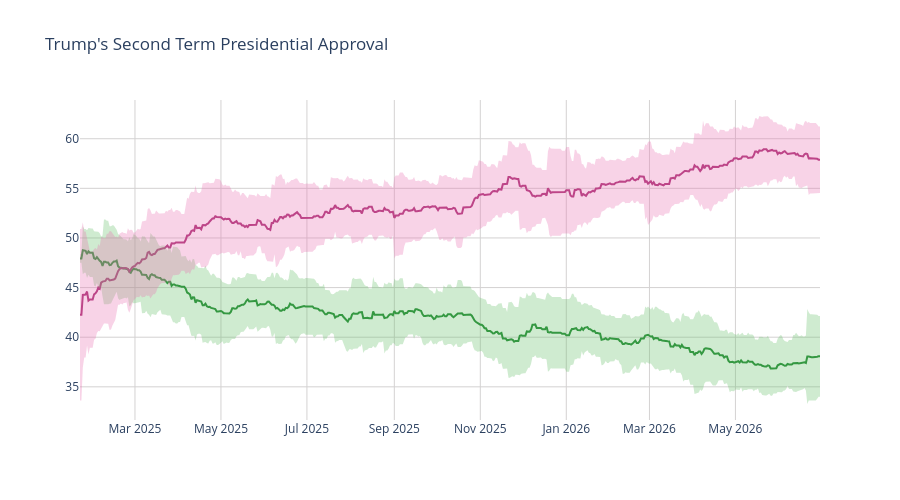

The code cell stored with this chart in its notebook:
### Code cell
disappr_ci_hex = "#e86eaf"
appr_ci_hex = "#60be65"
disappr_ci_rgba = "rgba(232, 110, 175, 0.3)"
appr_ci_rgba = "rgba(96, 190, 101, 0.3)"
grid_col = "#d4d2d2"


# Approve
fig = go.Figure(go.Scatter(
    x=pres['end_date'],
    y=pres['approve'],
    hovertemplate="%{y:.2f}%",
    name="<b>Approve</b>",
    line=dict(color="#228833"),
    showlegend=False
))

# Disapprove
fig.add_trace(go.Scatter(
    x=pres['end_date'],
    y=pres['disapprove'],
    hovertemplate="%{y:.2f}%",
    name="<b>Disapprove</b>",
    line=dict(color="#aa3377"),
    showlegend=False
    )
)

# Approve CI
fig.add_traces([

    # Upper bound
    go.Scatter(
        x=pres['end_date'],
        y=pres['approve_upper_ci'],
        marker=dict(color=appr_ci_hex),
        line=dict(width=0),
        mode='lines',
        showlegend=False,
        hoverinfo="skip"
    ),

    # Lower bound
    go.Scatter(
        x=pres['end_date'],
        y=pres['approve_lower_ci'],
        marker=dict(color=appr_ci_hex),
        line=dict(width=0),
        mode='lines',
        fillcolor=appr_ci_rgba,
        fill="tonexty",
        showlegend=False,
        hoverinfo="skip"
    )
])

# Disapprove CI
fig.add_traces([

    # Upper bound
    go.Scatter(
        x=pres['end_date'],
        y=pres['disapprove_upper_ci'],
        marker=dict(color=disappr_ci_hex),
        line=dict(width=0),
        mode='lines',
        showlegend=False,
        hoverinfo="skip"
    ),

    # Lower bound
    go.Scatter(
        x=pres['end_date'],
        y=pres['disapprove_lower_ci'],
        marker=dict(color=disappr_ci_hex),
        line=dict(width=0),
        mode='lines',
        fillcolor=disappr_ci_rgba,
        fill="tonexty",
        showlegend=False,
        hoverinfo="skip"
    )
])

fig.update_layout(
    title=dict(text="Trump's Second Term Presidential Approval"),
    hovermode="x"
)

fig.update_xaxes(gridcolor=grid_col)
fig.update_yaxes(gridcolor=grid_col)

fig.update_layout(hovermode="x", hoverlabel_align="right", plot_bgcolor="rgba(0, 0, 0, 0)", height=500)
fig.show()

### Figure 1 — Plotly figure (JSON) as saved in the notebook; plotly's stock layout.template omitted (floating-point values rounded to 4 significant figures; data arrays with more than 128 entries replaced by an {"elided": "..."} marker saying what was removed)
{"data": [{"hovertemplate": "%{y:.2f}%", "line": {"color": "#228833"}, "name": "<b>Approve</b>", "showlegend": false, "type": "scatter", "x": {"elided": "526 str values"}, "y": {"elided": "526 float values"}}, {"hovertemplate": "%{y:.2f}%", "line": {"color": "#aa3377"}, "name": "<b>Disapprove</b>", "showlegend": false, "type": "scatter", "x": {"elided": "526 str values"}, "y": {"elided": "526 float values"}}, {"hoverinfo": "skip", "line": {"width": 0}, "marker": {"color": "#60be65"}, "mode": "lines", "showlegend": false, "type": "scatter", "x": {"elided": "526 str values"}, "y": {"elided": "526 float values"}}, {"fill": "tonexty", "fillcolor": "rgba(96, 190, 101, 0.3)", "hoverinfo": "skip", "line": {"width": 0}, "marker": {"color": "#60be65"}, "mode": "lines", "showlegend": false, "type": "scatter", "x": {"elided": "526 str values"}, "y": {"elided": "526 float values"}}, {"hoverinfo": "skip", "line": {"width": 0}, "marker": {"color": "#e86eaf"}, "mode": "lines", "showlegend": false, "type": "scatter", "x": {"elided": "526 str values"}, "y": {"elided": "526 float values"}}, {"fill": "tonexty", "fillcolor": "rgba(232, 110, 175, 0.3)", "hoverinfo": "skip", "line": {"width": 0}, "marker": {"color": "#e86eaf"}, "mode": "lines", "showlegend": false, "type": "scatter", "x": {"elided": "526 str values"}, "y": {"elided": "526 float values"}}], "layout": {"height": 500, "hoverlabel": {"align": "right"}, "hovermode": "x", "plot_bgcolor": "rgba(0, 0, 0, 0)", "title": {"text": "Trump's Second Term Presidential Approval"}, "xaxis": {"gridcolor": "#d4d2d2"}, "yaxis": {"gridcolor": "#d4d2d2"}}}
